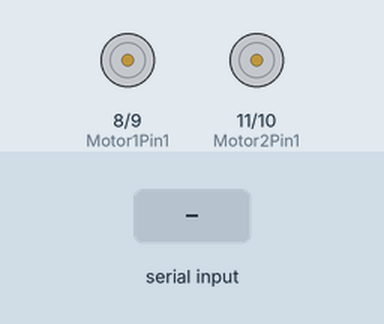
Bench run of a sketch on a simulated Arduino Uno, built with avr-gcc and run on an emulated ATmega328P. Shown: motor-driver pin pairs drawn as motors (green arrow = first pin HIGH = forward, orange = second pin HIGH = backward, longer = more drive). Inputs (shaded band) come from the test bench.

Above: at 1.2 s.
1.3 s: "F" received over Serial
At 2.5 s:
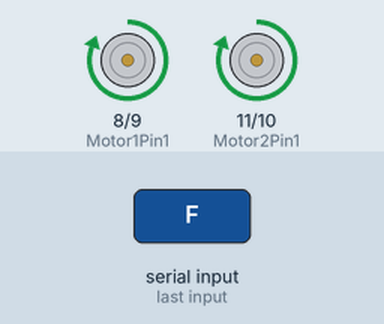
2.8 s: "B" received over Serial
At 4.0 s:
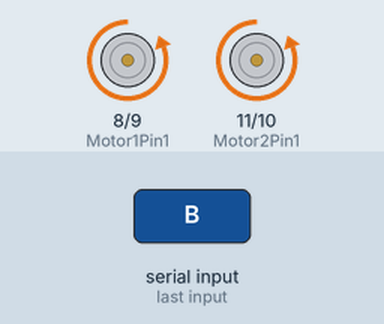
4.3 s: "L" received over Serial
At 5.4 s:
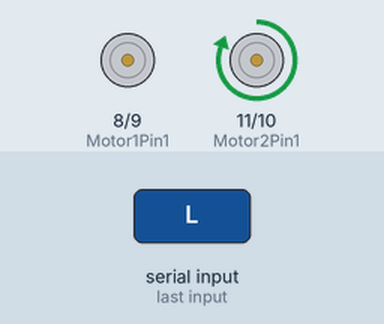
5.8 s: "R" received over Serial
At 6.6 s:
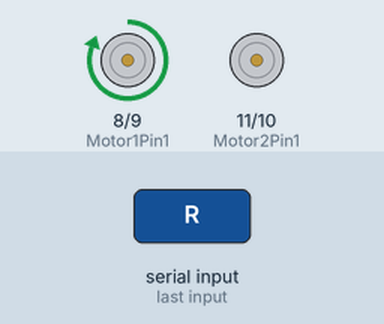
Timing chart, 0 to 8.3 s (numbered marks = the images above; inputs shaded):
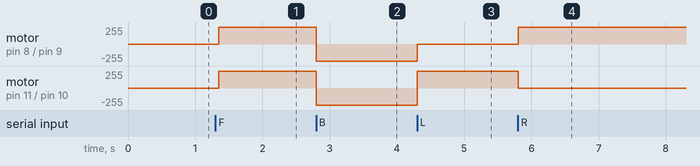

The sketch:

2WDRobo.ino
```cpp
const int Motor1Pin1 = 8;
const int Motor1Pin2 = 9;
const int Motor2Pin2 = 10;
const int Motor2Pin1 = 11;

void setup()
{
  Serial.begin(9600);
  pinMode(Motor1Pin1, OUTPUT);
  pinMode(Motor1Pin2, OUTPUT);
  pinMode(Motor2Pin1, OUTPUT);
  pinMode(Motor2Pin2, OUTPUT);
}


void loop()
{
  if(Serial.available()>0)
  {
    char input = Serial.read();
    switch(input)
    {
     case 'F' : moveForward();
     break;
     case 'B' : moveBackward();
     break;
     case 'L' : moveLeft();
     break;
     case 'R' : moveRight();
     break;
     case 'S' : Stop();
     break;
     default : break;
    }
  }
  delay(50);
}

void moveBackward(){
  digitalWrite(Motor1Pin1, LOW);
  digitalWrite(Motor1Pin2, HIGH);
  digitalWrite(Motor2Pin1, LOW);
  digitalWrite(Motor2Pin2, HIGH);
}

void moveForward(){
  digitalWrite(Motor1Pin1, HIGH);
  digitalWrite(Motor1Pin2, LOW);
  digitalWrite(Motor2Pin1, HIGH);
  digitalWrite(Motor2Pin2, LOW);
}

void moveRight(){
  digitalWrite(Motor1Pin1, HIGH);
  digitalWrite(Motor1Pin2, LOW);
  digitalWrite(Motor2Pin1, LOW);
  digitalWrite(Motor2Pin2, LOW);
}

void moveLeft(){
  digitalWrite(Motor1Pin1, LOW);
  digitalWrite(Motor1Pin2, LOW);
  digitalWrite(Motor2Pin1, HIGH);
  digitalWrite(Motor2Pin2, LOW);
}

void Stop()
{
  Serial.println("<Robot Name> Stop");
  digitalWrite(Motor1Pin1,LOW);
  digitalWrite(Motor1Pin2,LOW);
  digitalWrite(Motor2Pin1,LOW);
  digitalWrite(Motor2Pin2,LOW);
}
```

Measured:
- after the input at 1.3 s, motor on pin 8 (Motor1Pin1) / pin 9 (Motor1Pin2), motor on pin 11 (Motor2Pin1) / pin 10 (Motor2Pin2): stopped → forward 255/255 after 0.05 s
- after the input at 2.8 s, motor on pin 8 (Motor1Pin1) / pin 9 (Motor1Pin2), motor on pin 11 (Motor2Pin1) / pin 10 (Motor2Pin2): forward 255/255 → backward 255/255 at once
- after the input at 4.3 s, motor on pin 8 (Motor1Pin1) / pin 9 (Motor1Pin2): backward 255/255 → stopped at once; motor on pin 11 (Motor2Pin1) / pin 10 (Motor2Pin2): backward 255/255 → forward 255/255 at once
- after the input at 5.8 s, motor on pin 8 (Motor1Pin1) / pin 9 (Motor1Pin2): stopped → forward 255/255 at once; motor on pin 11 (Motor2Pin1) / pin 10 (Motor2Pin2): forward 255/255 → stopped at once
